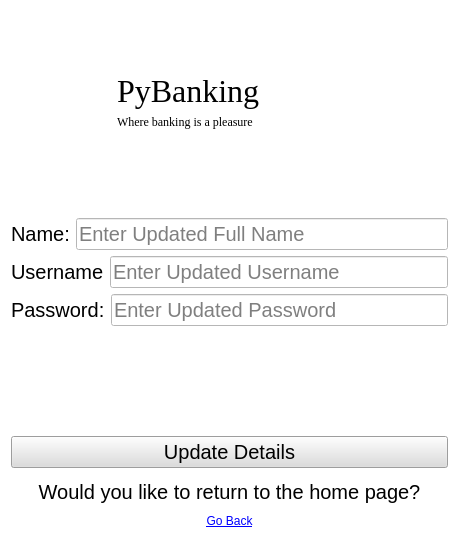
<?xml version="1.0" encoding="UTF-8"?>
<ui version="4.0">
 <class>Form</class>
 <widget class="QWidget" name="Form">
  <property name="geometry">
   <rect>
    <x>0</x>
    <y>0</y>
    <width>459</width>
    <height>543</height>
   </rect>
  </property>
  <property name="windowTitle">
   <string>Form</string>
  </property>
  <property name="styleSheet">
   <string notr="true">QWidget{background-color:white; color:black;}QLabel#Company_Name{font-size: 32px; font-family: georgia;} 
QLineEdit{font-size:20px}
QLabel#Subtitle{font-family:georgia}
QLabel#username_label{font-size: 20px;}
QLabel#password_label{font-size: 20px;}
QLabel#PIN_label{font-size:20px;}
QLabel#question_label{font-size:20px;}
QLabel#name_label{font-size:20px;}
QLabel#error_text{font-size:16px;color: rgb(200, 0, 0)}
QPushButton#home_button{color:blue;text-decoration: underline;}
QPushButton#update_button{background-color: rgb(220,220,220);font-size:20px}</string>
  </property>
  <layout class="QHBoxLayout" name="horizontalLayout_2">
   <item>
    <layout class="QVBoxLayout" name="verticalLayout_2">
     <item>
      <layout class="QHBoxLayout" name="horizontalLayout_10">
       <item>
        <widget class="QLabel" name="Logo">
         <property name="maximumSize">
          <size>
           <width>100</width>
           <height>100</height>
          </size>
         </property>
         <property name="text">
          <string/>
         </property>
         <property name="pixmap">
          <pixmap>depositphotos_81119782-stock-photo-bank-flat-red-color-round.jpg</pixmap>
         </property>
         <property name="scaledContents">
          <bool>true</bool>
         </property>
        </widget>
       </item>
       <item>
        <layout class="QVBoxLayout" name="verticalLayout_8">
         <item>
          <widget class="QLabel" name="Company_Name">
           <property name="text">
            <string>PyBanking</string>
           </property>
           <property name="alignment">
            <set>Qt::AlignmentFlag::AlignBottom|Qt::AlignmentFlag::AlignLeading|Qt::AlignmentFlag::AlignLeft</set>
           </property>
          </widget>
         </item>
         <item>
          <widget class="QLabel" name="Subtitle">
           <property name="text">
            <string>Where banking is a pleasure</string>
           </property>
           <property name="alignment">
            <set>Qt::AlignmentFlag::AlignLeading|Qt::AlignmentFlag::AlignLeft|Qt::AlignmentFlag::AlignTop</set>
           </property>
          </widget>
         </item>
        </layout>
       </item>
      </layout>
     </item>
     <item>
      <layout class="QVBoxLayout" name="verticalLayout">
       <item>
        <layout class="QHBoxLayout" name="horizontalLayout_14">
         <item>
          <widget class="QLabel" name="name_label">
           <property name="text">
            <string>Name:</string>
           </property>
          </widget>
         </item>
         <item>
          <widget class="QLineEdit" name="name_input">
           <property name="text">
            <string/>
           </property>
           <property name="placeholderText">
            <string>Enter Updated Full Name</string>
           </property>
          </widget>
         </item>
        </layout>
       </item>
       <item>
        <layout class="QHBoxLayout" name="horizontalLayout_13">
         <item>
          <widget class="QLabel" name="username_label">
           <property name="text">
            <string>Username</string>
           </property>
          </widget>
         </item>
         <item>
          <widget class="QLineEdit" name="username_input">
           <property name="text">
            <string/>
           </property>
           <property name="placeholderText">
            <string>Enter Updated Username</string>
           </property>
          </widget>
         </item>
        </layout>
       </item>
       <item>
        <layout class="QHBoxLayout" name="horizontalLayout_12">
         <item>
          <widget class="QLabel" name="password_label">
           <property name="text">
            <string>Password:</string>
           </property>
          </widget>
         </item>
         <item>
          <widget class="QLineEdit" name="password_input">
           <property name="text">
            <string/>
           </property>
           <property name="placeholderText">
            <string>Enter Updated Password</string>
           </property>
          </widget>
         </item>
        </layout>
       </item>
      </layout>
     </item>
     <item>
      <layout class="QVBoxLayout" name="verticalLayout_7">
       <item>
        <widget class="QLabel" name="error_text">
         <property name="text">
          <string/>
         </property>
         <property name="alignment">
          <set>Qt::AlignmentFlag::AlignCenter</set>
         </property>
        </widget>
       </item>
       <item>
        <widget class="QPushButton" name="update_button">
         <property name="text">
          <string>Update Details</string>
         </property>
        </widget>
       </item>
       <item>
        <widget class="QLabel" name="question_label">
         <property name="enabled">
          <bool>true</bool>
         </property>
         <property name="maximumSize">
          <size>
           <width>1000</width>
           <height>30</height>
          </size>
         </property>
         <property name="baseSize">
          <size>
           <width>0</width>
           <height>0</height>
          </size>
         </property>
         <property name="autoFillBackground">
          <bool>false</bool>
         </property>
         <property name="text">
          <string>Would you like to return to the home page?</string>
         </property>
         <property name="scaledContents">
          <bool>false</bool>
         </property>
         <property name="alignment">
          <set>Qt::AlignmentFlag::AlignBottom|Qt::AlignmentFlag::AlignHCenter</set>
         </property>
        </widget>
       </item>
       <item>
        <widget class="QPushButton" name="home_button">
         <property name="text">
          <string>Go Back</string>
         </property>
         <property name="default">
          <bool>false</bool>
         </property>
         <property name="flat">
          <bool>true</bool>
         </property>
        </widget>
       </item>
      </layout>
     </item>
    </layout>
   </item>
  </layout>
 </widget>
 <resources/>
 <connections/>
</ui>
